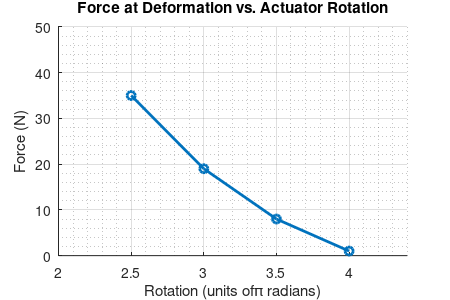
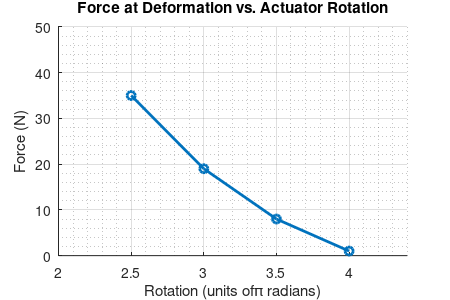

Write the MATLAB code that produced these figures, in order.
% pull_force_experiment.m
% Pull Force Testing Experiment
% Copyright 2015 Andrew P. Sabelhaus, Kyle Zampaglione
% This file contains the data from the pull force tests,
% and plots that data.

clear all; close all; clc;

% In angles, these rotations were: [450; 540; 630; 720];
experimental_rotations = [1.25; 1.5; 1.75; 2];

% These are in N
experimental_forces = [35; 19; 8; 1];

% These are in cm
experimental_lengths = [35.2; 32.7; 29.4; 25.7];

%% Create plots
% First, rotations.
RotationsFigureHandle = figure;
hold on
%set(gca,'FontSize',11);
set(RotationsFigureHandle,'Position',[100,100,450,300]);
set(RotationsFigureHandle,'PaperPosition',[1,1,4.5,3]);

title('Force at Deformation vs. Actuator Rotation')
xlabel('Rotation (units of\pi radians)')
ylabel('Force (N)')

% 2016-04-29 changed to radians as x-axis units
experimental_rotations = experimental_rotations .* 2;
plot(experimental_rotations,experimental_forces,'o-','LineWidth',2);
grid on;
grid minor;
%xlim([1 2.2])
xlim([2 4.4])
ylim([0 50])

% Save images
% Create the filenames for both images
save_path_base = '../img/pull_force_experiment_rotations';
save_fullpath_fig = strcat(save_path_base, '.fig');
save_fullpath_eps = strcat(save_path_base, '.eps');

% Uncomment the lines below to save.
savefig(save_fullpath_fig);
print(save_fullpath_eps,'-depsc')

hold off;

% Then, plot force vs. lengths.
%LengthsFigureHandle = figure;
%hold on
%set(gca,'FontSize',11);
%set(LengthsFigureHandle,'Position',[100,100,450,300]);
%set(LengthsFigureHandle,'PaperPosition',[1,1,4.5,3]);

%title('Force at Deformation vs. Actuator Length')
%xlabel('Actuator Length (cm)')
%ylabel('Force (N)')
%plot(experimental_lengths,experimental_forces,'o-','LineWidth',2);
%grid on;
%grid minor;
%xlim([10,41]);

% Save images
% Create the filenames for both images
%save_path_base = 'img/pull_force_experiment_lengths';
%save_fullpath_fig = strcat(save_path_base, '.fig');
%save_fullpath_eps = strcat(save_path_base, '.eps');

% Uncomment the lines below to save.
%savefig(save_fullpath_fig);
%print(save_fullpath_eps,'-depsc')
